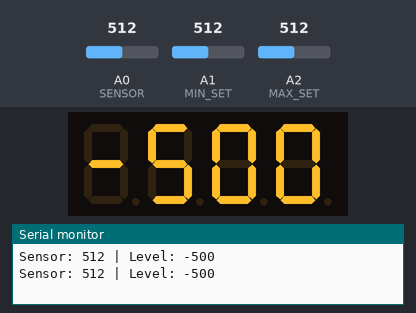
This sketch was run on a simulated Arduino Uno, built with avr-gcc and run on an emulated ATmega328P. Parts: 4-digit seven-segment display, the last lines printed to the serial monitor. Wiring (inferred from the names in the program): 4-digit 7-segment display, segments lit when HIGH: segments pin 11, pin 7, pin 4, pin 2, pin 13, pin 10, pin 5, pin 3; digit selects pin 12, pin 9, pin 8, pin 6. The test bench sets the inputs (shaded band); at power-on: A1 (MIN_SET) = 512, A2 (MAX_SET) = 512, A0 (SENSOR) = 512. The segment pins are drawn as the display they are named for.

Above: at 1.2 s.
1.3 s: A1 (MIN_SET) set to 499
2.8 s: A2 (MAX_SET) set to 542
At 3.2 s:
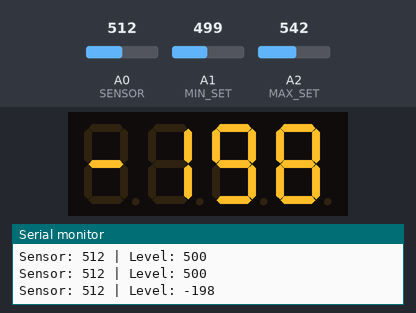
4.3 s: A1 (MIN_SET) set to 511
At 5.4 s:
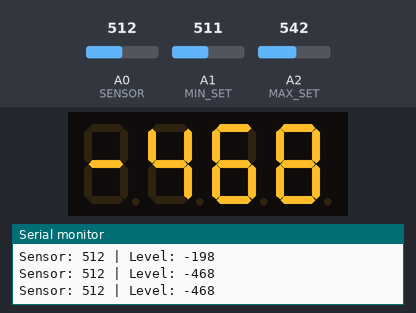
5.8 s: A2 (MAX_SET) set to 716
At 6.6 s:
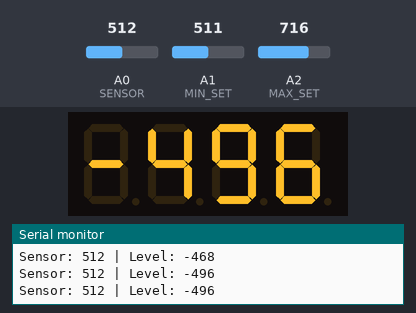
7.3 s: A1 (MIN_SET) set to 490
At 7.8 s:
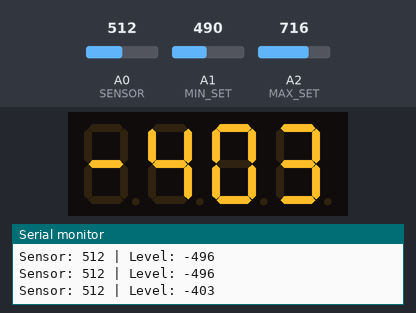
8.8 s: A2 (MAX_SET) set to 900
At 10.1 s:
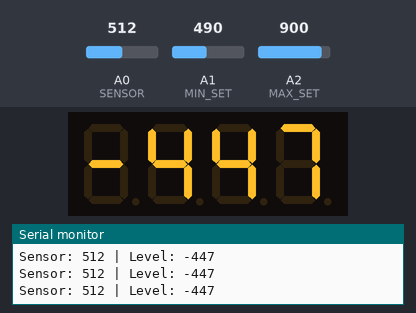
Timing chart, 0 to 11.3 s (numbered marks = the images above; inputs shaded):
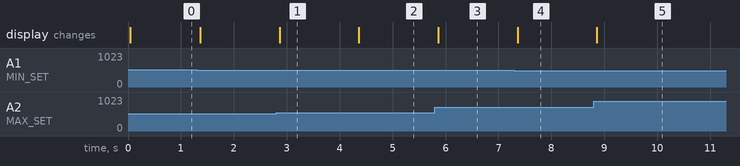

The sketch:

final_lab4.ino
```cpp
// Pinouts for 2x 5161AS or 1/2 5461AS (Common Cathode)
//                            A   B   C   D   E   F   G  DP
const byte pinSegments[] = { 11,  7,  4,  2, 13, 10,  5,  3};
const byte digits[]      = { 12,  9,  8,  6};

const byte SENSOR  = A0;
const byte MIN_SET = A1;
const byte MAX_SET = A2;

// Patterns 0-9, 10 = OFF, 11 = MINUS
const byte patterns[] = {
  0b01111110, // 0
  0b00110000, // 1
  0b01101101, // 2
  0b01111001, // 3
  0b00110011, // 4
  0b01011011, // 5
  0b01011111, // 6
  0b01110000, // 7
  0b01111111, // 8
  0b01111011, // 9
  0b00000000, // 10 (Off)
  0b00000001  // 11 (Minus sign)
};

unsigned long lastPrintTime = 0;

void setup() {
  for (byte i = 0; i < 8; i++) {
    pinMode(pinSegments[i], OUTPUT);
  }
  for (byte i = 0; i < 4; i++) {
    pinMode(digits[i], OUTPUT);
    digitalWrite(digits[i], HIGH); // HIGH = OFF for Common Cathode
  }
  Serial.begin(9600);
}

void loop() {
  int sensor_val = analogRead(SENSOR);
  int min_val = analogRead(MIN_SET);
  int max_val = analogRead(MAX_SET);

  if (min_val > max_val) {
    int temp = min_val;
    min_val = max_val;
    max_val = temp;
  }

  if (min_val == max_val) {
    max_val = min_val + 1;
  }

  sensor_val = constrain(sensor_val, min_val, max_val);
  int level  = map(sensor_val, min_val, max_val, -500, 500);

  refreshDisplay(level);

  //Print to Serial non-blockingly every 500ms
  if (millis() - lastPrintTime >= 500) {
    lastPrintTime = millis();
    Serial.print("Sensor: ");
    Serial.print(sensor_val);
    Serial.print(" | Level: ");
    Serial.println(level);
  }
  // int raw_sensor = analogRead(SENSOR);
  // int raw_min    = analogRead(MIN_SET);
  // int raw_max    = analogRead(MAX_SET);

  // Serial.print("Raw LDR (A0): ");
  // Serial.print(raw_sensor);
  // Serial.print(" | Min Pot (A1): ");
  // Serial.print(raw_min);
  // Serial.print(" | Max Pot (A2): ");
  // Serial.println(raw_max);
}

// Multiplexes through all 4 digits quickly
void refreshDisplay(int num) {
  int absNum   = abs(num);
  int hundreds = (absNum / 100) % 10;
  int tens = (absNum / 10) % 10;
  int ones = absNum % 10;

  for (byte digit = 0; digit < 4; digit++) {
    byte patternIdx = 10; // Default to OFF

    if (digit == 0) {
      if (num < 0) patternIdx = 11; // Minus sign
    } else if (digit == 1) {
      if (absNum >= 100) patternIdx = hundreds;
    } else if (digit == 2) {
      if (absNum >= 10) patternIdx = tens;
    } else if (digit == 3) {
      patternIdx = ones;
    }

    for (byte i = 0; i < 4; i++) {
      digitalWrite(digits[i], HIGH);
    }

    // Write segments (HIGH = ON)
    byte mask = 0b01000000;
    for (byte i = 0; i < 7; i++) {
      digitalWrite(pinSegments[i], (patterns[patternIdx] & mask) ? HIGH : LOW);
      mask >>= 1;
    }
    digitalWrite(pinSegments[7], LOW); // DP off

    // Turn ON current digit (LOW = ON for Common Cathode)
    digitalWrite(digits[digit], LOW);
    delayMicroseconds(1000);
  }
}
```

Measured:
- after the input at 2.8 s, the display: changes after 0.06 s (image 1)
- after the input at 4.3 s, the display: changes after 0.06 s (image 2)
- after the input at 5.8 s, the display: changes after 0.06 s (image 3)
- after the input at 7.3 s, the display: changes after 0.06 s (image 4)
- after the input at 8.8 s, the display: changes after 0.06 s (image 5)
